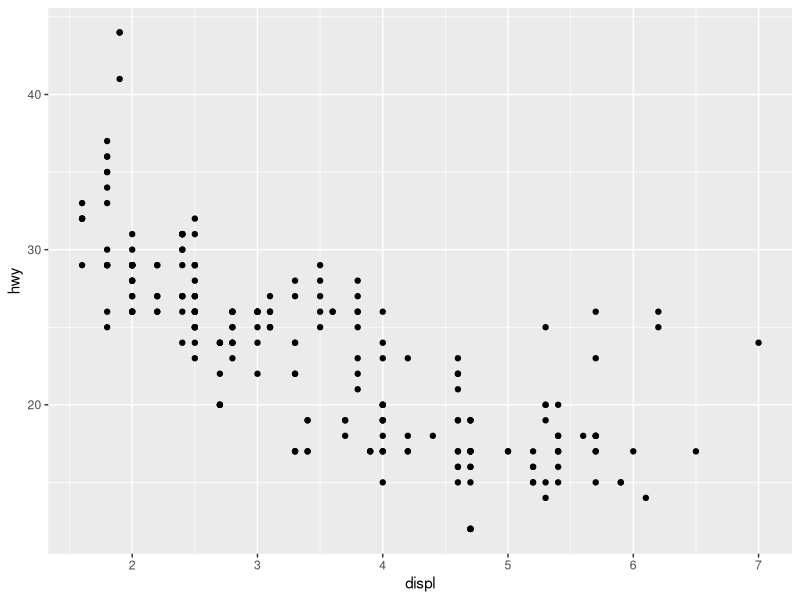
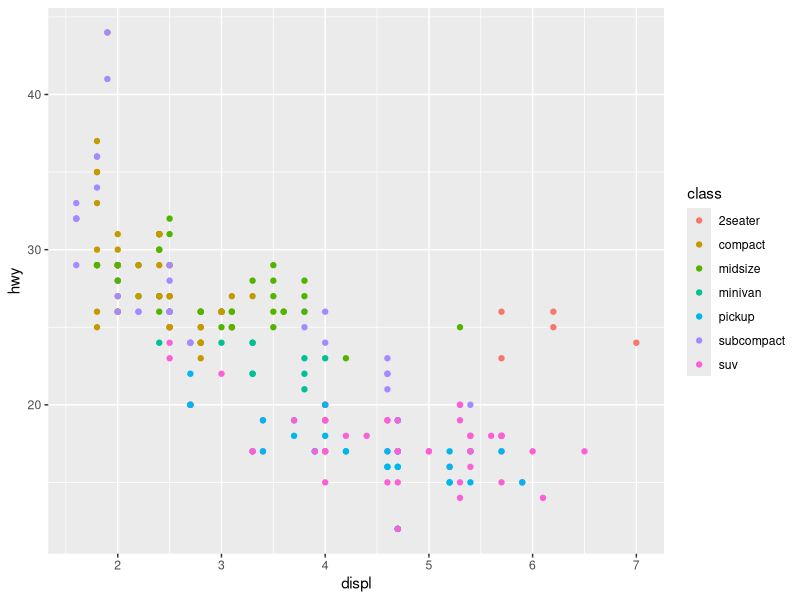
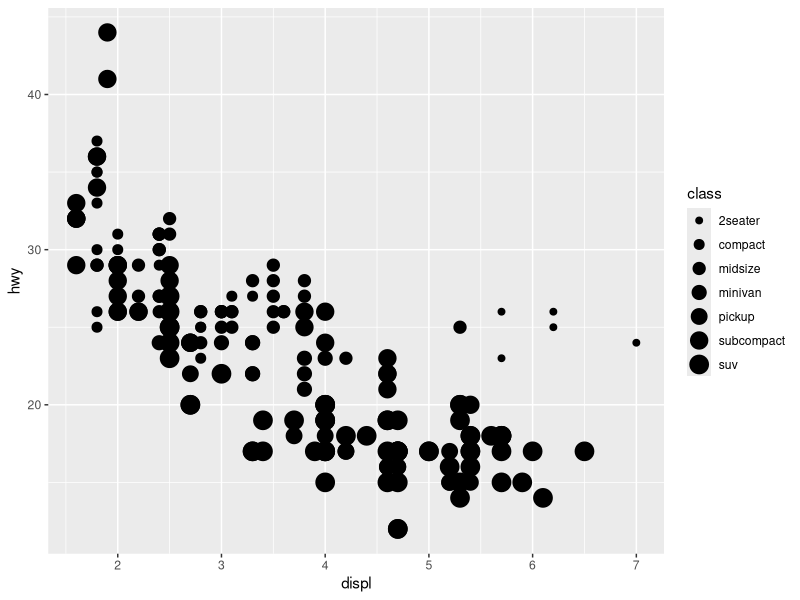
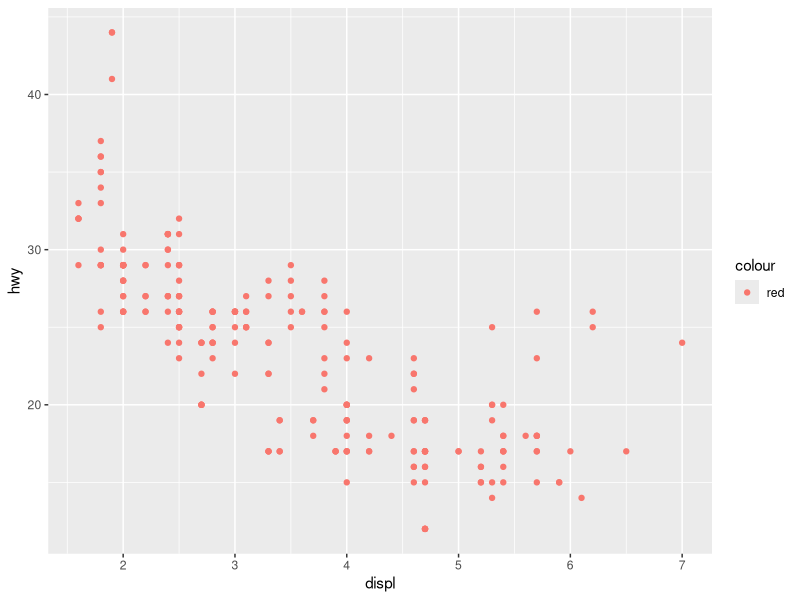
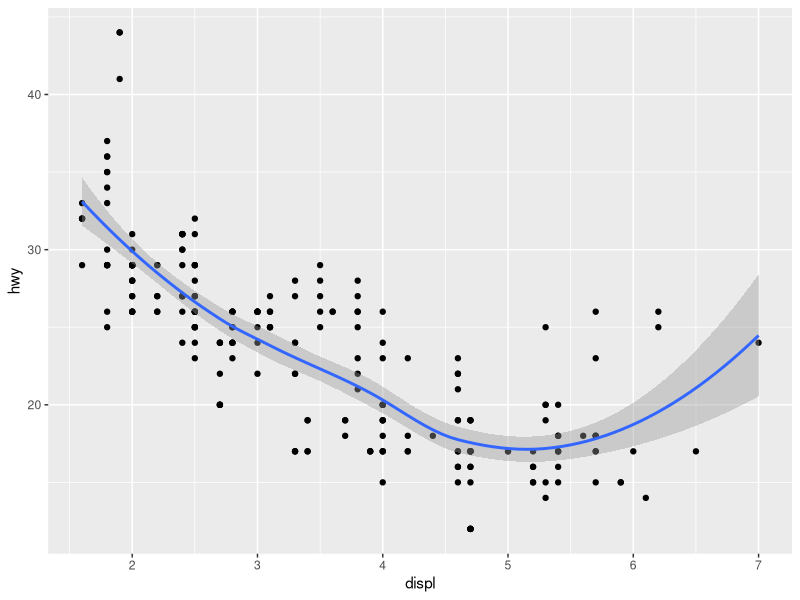
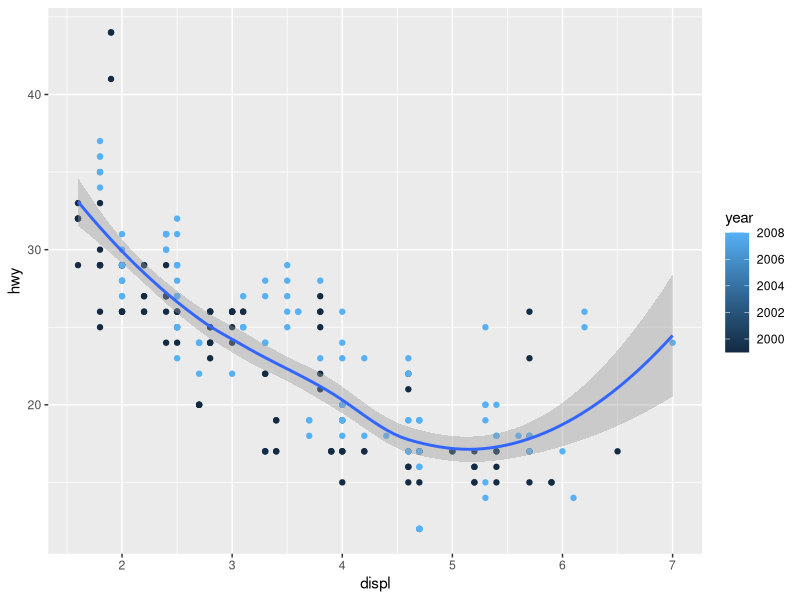
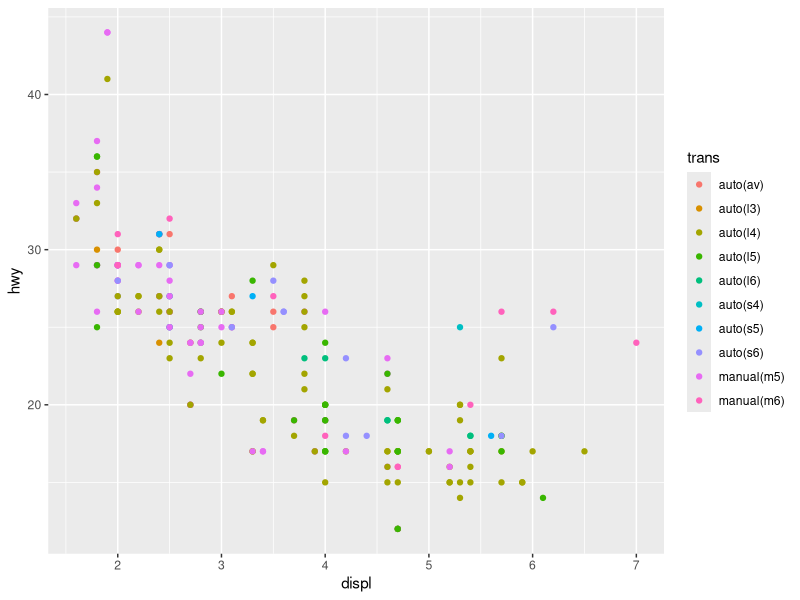
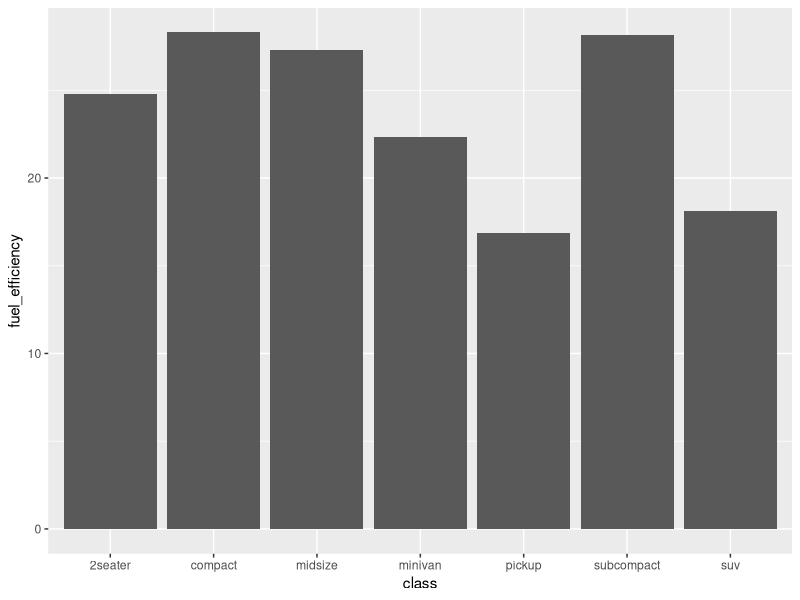

The R source for these figures, in order:
## ---- chunk 1
library(tidyverse)
## ---- chunk 2
knitr::opts_chunk$set(echo = TRUE)
## ---- chunk 3
ggplot2::mpg
## ---- chunk 4
ggplot(data = mpg) + 
  geom_point(mapping = aes(x = displ, y = hwy))
## ---- chunk 5
ggplot(data = mpg) + 
  geom_point(mapping = aes(x = displ, y = hwy, color = class ))
## ---- chunk 6
ggplot(data = mpg) + 
  geom_point(mapping = aes(x = displ, y = hwy, size = class ))
## ---- chunk 7
ggplot(data = mpg) + 
  geom_point(mapping = aes(x = displ, y = hwy, color = "red"))
## ---- chunk 8
  ggplot(data = mpg,mapping = aes(x = displ, y = hwy)) +
  geom_point() +
  geom_smooth()
## ---- chunk 9
  ggplot(data = mpg,mapping = aes(x = displ, y = hwy, color = year)) +
  geom_point() +
  geom_smooth()
## ---- chunk 10
  ggplot(data = mpg,mapping = aes(x = displ, y = hwy, color = trans)) +
  geom_point()
## ---- chunk 11
(averageEfficiency <- 
  mpg %>% group_by(class) %>% summarise(fuel_efficiency = mean(hwy)))
## ---- chunk 12
ggplot(data = averageEfficiency) +
  geom_bar(aes(x = class, y = fuel_efficiency),
           stat = "identity")
## ---- chunk 13
ggplot(data = averageEfficiency) +
  geom_bar(aes(x = class, y = fuel_efficiency, fill = class),
           stat = "identity")
## ---- chunk 14
ggplot(averageEfficiency) + 
  geom_bar(aes(x = class, y = fuel_efficiency, fill = class),
           stat = "identity") +
  ylab("Fuel Efficiency (miles per gallon)") +
  xlab("Vehicle Type")
## ---- chunk 15
ggplot(averageEfficiency) + 
  geom_bar(aes(x = class, y = fuel_efficiency, fill = class),
           stat = "identity") +
  ylab("Fuel Efficiency (miles per gallon)") +
  xlab("Vehicle Type") +
  scale_y_reverse()
## ---- chunk 16
ggplot(averageEfficiency) + 
  geom_bar(aes(x = class, y = fuel_efficiency, fill = class),
           stat = "identity") +
  coord_flip()
## ---- chunk 17
ggplot(averageEfficiency) + 
  geom_bar(aes(x = class, y = fuel_efficiency, fill = class),
           stat = "identity") +
  coord_polar()
## ---- chunk 18
ggplot(data = mpg, 
       mapping = aes(x = displ, y = hwy)) +
  geom_point() +
  facet_wrap(~class)
## ---- chunk 19
ggplot(data = mpg) + 
  geom_point(mapping = aes(x = displ, y = hwy, color = drv, size = class))
